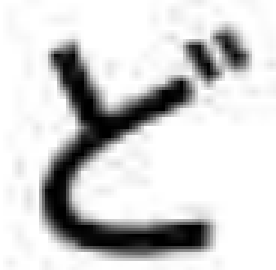
#> input picture backend/char1.png, 92 x 90 px (shown 3 times larger)
$ python -i nyorem.py   (imports and definitions only)
#> lines starting #> are read from the running program, lines starting #| are printed output that depends on the picture; after the words box and inside, x2 and y2 are one past the last pixel; in counts of white or black regions, pixels touching at a corner belong together
import cv2
import numpy as np
import os


# does exact same as my current implementation
# Binarize an image
def binarize(img):
    gray = cv2.cvtColor(img, cv2.COLOR_BGR2GRAY)
    binary = cv2.threshold(
        gray, 0, 255, cv2.THRESH_BINARY_INV + cv2.THRESH_OTSU
    )[1]
    # _, binary = cv2.threshold(gray, 127, 255, cv2.THRESH_BINARY_INV)
    kernel = cv2.getStructuringElement(cv2.MORPH_RECT, (3, 3))

    # Apply Errosion then dialation using morphologyEx
    tempImg = cv2.morphologyEx(binary, cv2.MORPH_OPEN, kernel, iterations=1)

    # Invert the image colours
    tempImg = 255 - tempImg
    return tempImg


# Find the contours (rectangles) of text in an image
def find_contours_text(img, kernel_size, verbose=False, sort_key=None):
    # binarize
    binary = binarize(img)

    # dilation
    kernel = np.ones(kernel_size, dtype=np.uint8)
    dilation = cv2.dilate(binary, kernel, iterations=1)
    if verbose:
        cv2.imshow("dilation", dilation)
        cv2.waitKey(0)

    # find contours
    ctrs, _ = cv2.findContours(
        dilation.copy(), cv2.RETR_EXTERNAL, cv2.CHAIN_APPROX_SIMPLE
    )

    if sort_key is None:
        sort_key = lambda ctr: cv2.boundingRect(ctr)[0]
    sorted_ctrs = sorted(ctrs, key=sort_key)

    return sorted_ctrs


# Draw contours (rectanglers) over a given image
def draw_contours(ctrs, img, w_rect=2, fname=None, verbose=False):
    img_contours = img.copy()
    for i, ctr in enumerate(ctrs):
        x, y, w, h = cv2.boundingRect(ctr)
        cv2.rectangle(
            img_contours, (x, y), (x + w, y + h), (0, 255, 0), w_rect
        )
        font = cv2.FONT_HERSHEY_SIMPLEX
        cv2.putText(
            img_contours,
            str(i),
            (x + w // 2, y + h // 2),
            font,
            1,
            (0, 0, 255),
            1,
            cv2.LINE_AA,
        )
        # cv2.putText(img_contours, str(x), (x + w//4, y + h//4), font, 1, (255, 0, 0), 5, cv2.LINE_AA)
    if fname is not None:
        cv2.imwrite(fname, img_contours)
    if verbose:
        cv2.imshow("contours", img_contours)
        cv2.waitKey(0)


# Get the rectangular box corresponding to a contour
def get_rect(img, ctr):
    x, y, w, h = cv2.boundingRect(ctr)
    return img[y : y + h, x : x + w]


# Find big sections of text in an image
def find_sections(img, verbose=False, dirname="results"):
    img_h, img_w = img.shape[:2]

    binary = binarize(img)
    if verbose:
        cv2.imshow("binary", binary)
        cv2.waitKey(0)

    sections = []
    size = (10, 100)

    # Crop the image a little to avoid outliers on the side of the page
    offsets = (2, 20)
    img = img[offsets[0] : -offsets[0], offsets[1] : -offsets[1]]

    sort_key = lambda ctr: cv2.boundingRect(ctr)[1]
    ctrs = find_contours_text(img, size, verbose=verbose, sort_key=sort_key)
    draw_contours(ctrs, img, w_rect=2, verbose=verbose)
    ii = 0
    for ctr in ctrs:
        _, _, w, h = cv2.boundingRect(ctr)
        ratio_w, ratio_h = w / img_w, h / img_h
        if ratio_h > 0.1:
            # if ratio_w > 0.25:
            section = get_rect(img, ctr)
            sections.append(section)
            cv2.imwrite("{}/section{}.png".format(dirname, ii), section)
            ii += 1

    return sections


# Sort contours left from right, top to bottom
def sort_contours(ctrs):
    threshold = 10
    threshold = 1

    # Find columns (sort by x)
    ctrs = sorted(ctrs, key=lambda ctr: -cv2.boundingRect(ctr)[0])
    cols = []
    col = []
    prev = cv2.boundingRect(ctrs[0])[0]
    for i, ctr in enumerate(ctrs):
        x, _, _, _ = cv2.boundingRect(ctr)
        if abs(x - prev) >= threshold:
            cols.append(col)
            col = []
        col.append(i)
        prev = x
    if col:
        cols.append(col)

    # Sort rectangles in columns (sort by y)
    sorted_ctrs = []
    for col in cols:
        col_ctrs = [ctrs[i] for i in col]
        sorted_col_ctrs = sorted(
            col_ctrs, key=lambda ctr: cv2.boundingRect(ctr)[1]
        )
        sorted_ctrs.append(sorted_col_ctrs)

    sorted_ctrs = flatten(sorted_ctrs)

    return sorted_ctrs


# Flatten a list of lists
def flatten(lst):
    return [item for sublist in lst for item in sublist]


# Find elements of text inside a section
def find_text(section, verbose=False, section_idx=None, dirname="results"):
    binary = binarize(section)
    if section_idx is None:
        section_idx = np.random.randint(10)

    if verbose:
        cv2.imshow("input_section", binary)

    # TODO: automate finding text width
    text_width = 35
    size = (text_width // 2, 10)

    ctrs = find_contours_text(section, size, verbose=verbose, sort_key=None)
    ctrs = sort_contours(ctrs)

    fname = "{}/section{}_annotated.png".format(dirname, section_idx)
    draw_contours(ctrs, section, w_rect=2, fname=fname, verbose=verbose)

    text = []
    for i, ctr in enumerate(ctrs):
        x, y, w, h = cv2.boundingRect(ctr)
        if w <= 30:
            continue
        text.append(ctr)

        txt = get_rect(section, ctr)
        section_dirname = "{}/section{}".format(dirname, section_idx)
        if not os.path.isdir(section_dirname):
            os.mkdir(section_dirname)
        cv2.imwrite(
            "{}/section{}/text{}.png".format(dirname, section_idx, i), txt
        )

    return text


# Find text in an image
def analyse_image(img, verbose=False, dirname="results"):
    sections = find_sections(img, verbose=verbose, dirname=dirname)
    # text = []

    for i, section in enumerate(sections):
        find_text(section, verbose=verbose, section_idx=i, dirname=dirname)

    return sections

>>> import cv2
>>> picture = cv2.imread('../char1.png')
#> picture is the input picture: shape (90, 92, 3); min 0, max 255, mean 208.5
>>> result = analyse_image(picture)
#> in binarize, `binary = cv2.threshold( gray, 0, 255, cv2.THRESH_BINARY_INV + cv2.THRE..`:
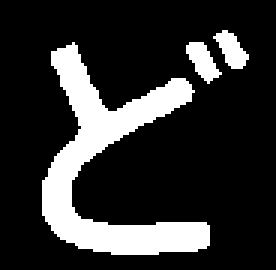
#> binary: shape (90, 92) (shown 3 times larger); 18.9% white; 3 white regions, box (x1, y1, x2, y2) and area: (14, 14, 70, 85) 1393, (62, 14, 74, 28) 89, (71, 10, 83, 23) 85
#> in binarize, `tempImg = cv2.morphologyEx(binary, cv2.MORPH_OPEN, kernel, iterations=1)`: tempImg: shape (90, 92); 18.8% white; 3 white regions, box (x1, y1, x2, y2) and area: (14, 15, 70, 85) 1391, (62, 14, 73, 27) 87, (72, 11, 82, 23) 80
#> in find_sections, `img = img[offsets[0] : -offsets[0], offsets[1] : -offsets[1]]`:
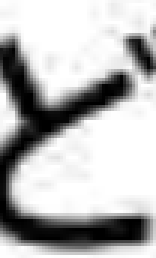
#> img: shape (86, 52, 3) (shown 3 times larger); min 0, max 255, mean 183.3
#> in binarize (call 2), `binary = cv2.threshold( gray, 0, 255, cv2.THRESH_BINARY_INV + cv2.THRE..`:
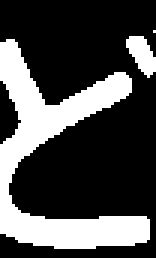
#> binary: shape (86, 52) (shown 3 times larger); 29.2% white; 3 white regions (1 under 20 px), largest, box (x1, y1, x2, y2) and area: (0, 13, 50, 83) 1219, (42, 12, 52, 26) 84
#> in binarize (call 2), `tempImg = cv2.morphologyEx(binary, cv2.MORPH_OPEN, kernel, iterations=1)`: tempImg: shape (86, 52); 29.1% white; 2 white regions, box (x1, y1, x2, y2) and area: (0, 13, 50, 83) 1219, (42, 12, 52, 25) 83
#> in find_contours_text, `dilation = cv2.dilate(binary, kernel, iterations=1)`: dilation: shape (86, 52); every value is 255
#> in find_contours_text, `ctrs, _ = cv2.findContours( dilation.copy(), cv2.RETR_EXTERNAL, cv2.CH..`: ctrs = [[[0, 0], [0, 85], [51, 85], [51, 0]]]
#> the loop in draw_contours, `for i, ctr in enumerate(ctrs):` made 1 pass
#> (ctr, x, y, w, h, font) on pass 1: ([[0, 0], [0, 85], [51, 85], [51, 0]], 0, 0, 52, 86, 0)
#> after the loop in draw_contours, `for i, ctr in enumerate(ctrs):`:
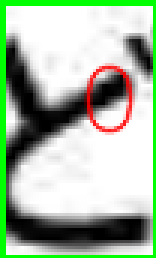
#> img_contours: shape (86, 52, 3) (shown 3 times larger); 12.68% of pixels changed, all inside (x1, y1, x2, y2) = (0, 0, 52, 86)
#> the loop in find_sections, `for ctr in ctrs:` made 1 pass
#> (ctr, ratio_w, ratio_h, x in get_rect, y in get_rect, ii) on pass 1: ([[0, 0], [0, 85], [51, 85], [51, 0]], 0.565, 0.956, 0, 0, 1)
#> after the loop in find_sections, `for ctr in ctrs:`: ii = 1; sections = 1 item
#> the loop in analyse_image, `for i, section in enumerate(sections):` made 1 pass
#> (text_width in find_text, size in find_text, fname in find_text) on pass 1: (35, (17, 10), 'results/section0_annotated.png')
#> result = 1 item

$ run again, on backend/char2.png
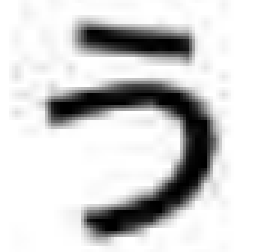
#> input picture backend/char2.png, 86 x 84 px (shown 3 times larger)
#> picture is the input picture: shape (84, 86, 3); min 0, max 255, mean 208
#> in binarize, `binary = cv2.threshold( gray, 0, 255, cv2.THRESH_BINARY_INV + cv2.THRE..`:
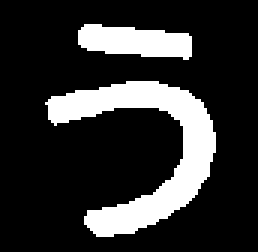
#> binary: shape (84, 86) (shown 3 times larger); 19.1% white; 2 white regions, box (x1, y1, x2, y2) and area: (15, 27, 72, 79) 1053, (26, 8, 64, 20) 324
#> gray: shape (80, 46)
#> binary: shape (80, 46); 32.5% white; 2 white regions, box (x1, y1, x2, y2) and area: (0, 25, 46, 77) 877, (6, 6, 44, 18) 319
#> dilation: shape (80, 46); every value is 255
#> in find_contours_text, `ctrs, _ = cv2.findContours( dilation.copy(), cv2.RETR_EXTERNAL, cv2.CH..`: ctrs = [[[0, 0], [0, 79], [45, 79], [45, 0]]]
#> the loop in draw_contours, `for i, ctr in enumerate(ctrs):` made 1 pass
#> (ctr, x, y, w, h, font) on pass 1: ([[0, 0], [0, 79], [45, 79], [45, 0]], 0, 0, 46, 80, 0)
#> after the loop in draw_contours, `for i, ctr in enumerate(ctrs):`:
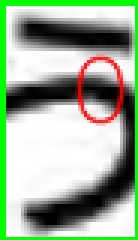
#> img_contours: shape (80, 46, 3) (shown 3 times larger); mean B, G, R 150.2, 175.8, 155.4
#> the loop in find_sections, `for ctr in ctrs:` made 1 pass
#> (ctr, ratio_w, ratio_h, x in get_rect, y in get_rect, ii) on pass 1: ([[0, 0], [0, 79], [45, 79], [45, 0]], 0.535, 0.952, 0, 0, 1)
#> after the loop in find_sections, `for ctr in ctrs:`: ii = 1; sections = 1 item
#> the loop in analyse_image, `for i, section in enumerate(sections):` made 1 pass
#> (text_width in find_text, size in find_text, fname in find_text) on pass 1: (35, (17, 10), 'results/section0_annotated.png')

$ run again, on backend/char3.png
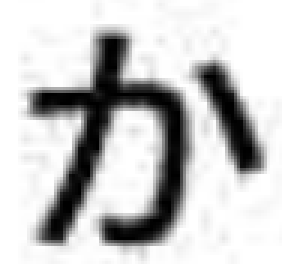
#> input picture backend/char3.png, 94 x 88 px (shown 3 times larger)
#> picture is the input picture: shape (88, 94, 3); min 0, max 255, mean 198
#> in binarize, `binary = cv2.threshold( gray, 0, 255, cv2.THRESH_BINARY_INV + cv2.THRE..`:
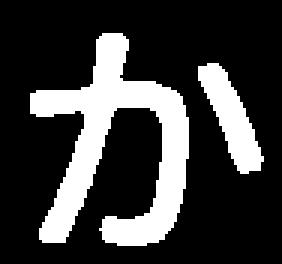
#> binary: shape (88, 94) (shown 3 times larger); 23.2% white; 2 white regions, box (x1, y1, x2, y2) and area: (10, 11, 63, 82) 1559, (66, 21, 88, 58) 358
#> gray: shape (84, 54)
#> binary: shape (84, 54); 32.5% white; 2 white regions, box (x1, y1, x2, y2) and area: (0, 9, 43, 80) 1373, (46, 19, 54, 40) 100
#> dilation: shape (84, 54); every value is 255
#> in find_contours_text, `ctrs, _ = cv2.findContours( dilation.copy(), cv2.RETR_EXTERNAL, cv2.CH..`: ctrs = [[[0, 0], [0, 83], [53, 83], [53, 0]]]
#> the loop in draw_contours, `for i, ctr in enumerate(ctrs):` made 1 pass
#> (ctr, x, y, w, h, font) on pass 1: ([[0, 0], [0, 83], [53, 83], [53, 0]], 0, 0, 54, 84, 0)
#> after the loop in draw_contours, `for i, ctr in enumerate(ctrs):`:
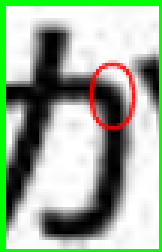
#> img_contours: shape (84, 54, 3) (shown 3 times larger); mean B, G, R 153.5, 176.2, 157.7
#> the loop in find_sections, `for ctr in ctrs:` made 1 pass
#> (ctr, ratio_w, ratio_h, x in get_rect, y in get_rect, ii) on pass 1: ([[0, 0], [0, 83], [53, 83], [53, 0]], 0.574, 0.955, 0, 0, 1)
#> after the loop in find_sections, `for ctr in ctrs:`: ii = 1; sections = 1 item
#> the loop in analyse_image, `for i, section in enumerate(sections):` made 1 pass
#> (text_width in find_text, size in find_text, fname in find_text) on pass 1: (35, (17, 10), 'results/section0_annotated.png')

$ run again, on backend/char4.png
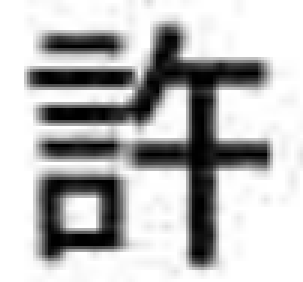
#> input picture backend/char4.png, 101 x 94 px (shown 3 times larger)
#> picture is the input picture: shape (94, 101, 3); min 0, max 255, mean 186.3
#> in binarize, `binary = cv2.threshold( gray, 0, 255, cv2.THRESH_BINARY_INV + cv2.THRE..`:
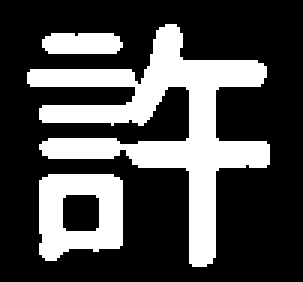
#> binary: shape (94, 101) (shown 3 times larger); 29.3% white; 3 white regions, box (x1, y1, x2, y2) and area: (9, 8, 90, 89) 2026, (13, 58, 41, 87) 578, (14, 11, 41, 18) 173
#> gray: shape (90, 61)
#> binary: shape (90, 61); 40.8% white; 3 white regions, box (x1, y1, x2, y2) and area: (0, 6, 61, 87) 1721, (0, 56, 21, 83) 384, (0, 9, 21, 16) 135
#> dilation: shape (90, 61); every value is 255
#> in find_contours_text, `ctrs, _ = cv2.findContours( dilation.copy(), cv2.RETR_EXTERNAL, cv2.CH..`: ctrs = [[[0, 0], [0, 89], [60, 89], [60, 0]]]
#> the loop in draw_contours, `for i, ctr in enumerate(ctrs):` made 1 pass
#> (ctr, x, y, w, h, font) on pass 1: ([[0, 0], [0, 89], [60, 89], [60, 0]], 0, 0, 61, 90, 0)
#> after the loop in draw_contours, `for i, ctr in enumerate(ctrs):`:
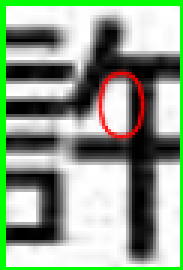
#> img_contours: shape (90, 61, 3) (shown 3 times larger); mean B, G, R 141.9, 162.5, 145.3
#> the loop in find_sections, `for ctr in ctrs:` made 1 pass
#> (ctr, ratio_w, ratio_h, x in get_rect, y in get_rect, ii) on pass 1: ([[0, 0], [0, 89], [60, 89], [60, 0]], 0.604, 0.957, 0, 0, 1)
#> after the loop in find_sections, `for ctr in ctrs:`: ii = 1; sections = 1 item
#> the loop in analyse_image, `for i, section in enumerate(sections):` made 1 pass
#> (text_width in find_text, size in find_text, fname in find_text) on pass 1: (35, (17, 10), 'results/section0_annotated.png')
